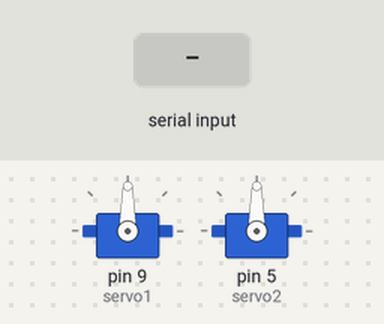
The sketch below on a simulated Arduino Uno, built with avr-gcc and run on an emulated ATmega328P. Parts: 2 × servo. Inputs (shaded band) come from the test bench.

Above: at 1.2 s.
1.3 s: "1\n" received over Serial
At 2.5 s:
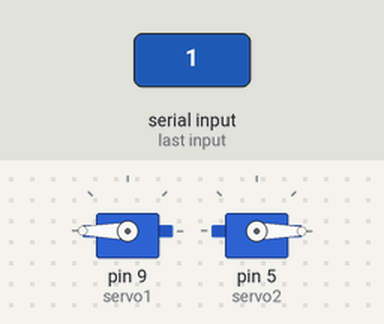
Timing chart, 0 to 7.8 s (numbered marks = the images above; inputs shaded):
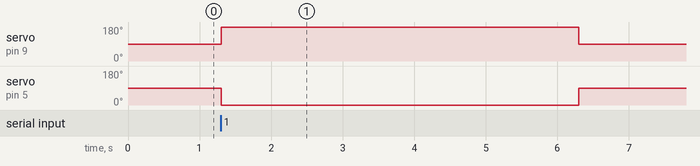

The sketch:

2servo.ino
```cpp
#include <Servo.h>

Servo servo1;
Servo servo2;
String data_serial_receive;

int pos1 = 90;
int pos2 = 90;

void setup() {
  Serial.begin(74880);
  servo1.attach(9);
  servo2.attach(5);
}

void loop() {
  if (Serial.available() > 0) {
    data_serial_receive = Serial.readStringUntil('\n');

    if(data_serial_receive == "1") {
      pos1 = 180;
      pos2 = 0;
      servo1.write(pos1);
      servo2.write(pos2);
      delay(5000);
      servo1.write(90);
      servo2.write(90);
      }

     if(data_serial_receive == "0") {
      pos1 = 0;
      pos2 = 180;
      servo1.write(pos1);
      servo2.write(pos2);
      delay(5000);
      servo1.write(90);
      servo2.write(90);
     }
  }
}
```

Measured:
- after the input at 1.3 s, servo on pin 9 (servo1): 90° → 180° at once, → 90° 5.0 s later; servo on pin 5 (servo2): 90° → 0° at once, → 90° 5.0 s later
